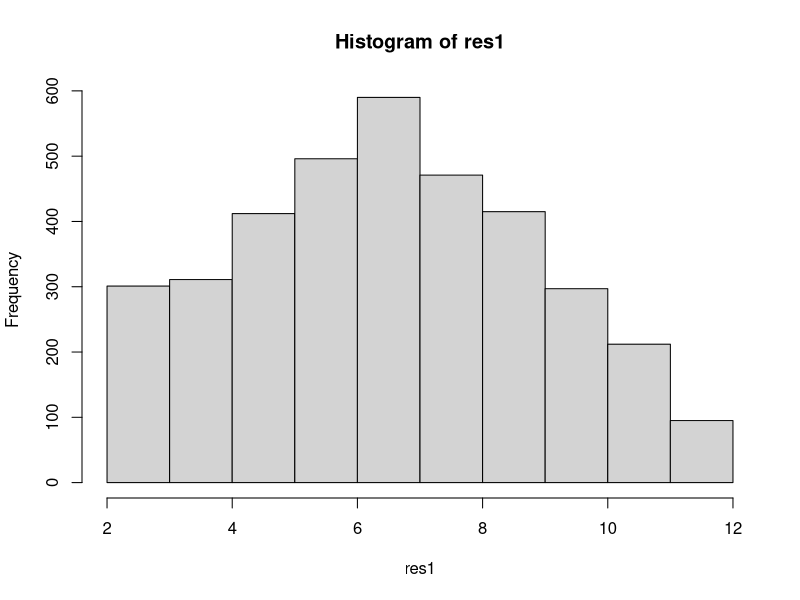

This chart was generated by the following R code:
# Sum of dice rolls with x1 standard 6-sided dice
# Each die has 6 sides with values ranging from 1:6
# Default: 2 standard 6-sided dice
x1_standard_dice <- function(x1 = 2) {
  sum1 <- 0
  for(i in 1:x1){sum1 <- sum1 + sample(1:6, size = 1)}
  return(sum1)
}

# To roll x1 standard dice and collect the sum of all the rolls, call function x1_standard_dice()
x1_standard_dice()


# Check for accuracy through simulation with following value:
#   x1 = 2 (default)

# Initialize container vector res1 to store results
res1 <- rep(0, 3600)
# Run for-loop for length(res1) iterations
for(i in 1:length(res1)){
  res1[i] <- x1_standard_dice()
}

# Histogram for Sum of x1 Standard Dice Rolls:
hist(res1)
# For the histogram for res1, I expect a roughly symmetric distr. centered at the number of dice * the expectation value per single die.
#    Remember: the expectation value for a single standard die is 3.5.

factor_levels1 <- factor(res1)
# Contingency table for factor levels
table(res1)